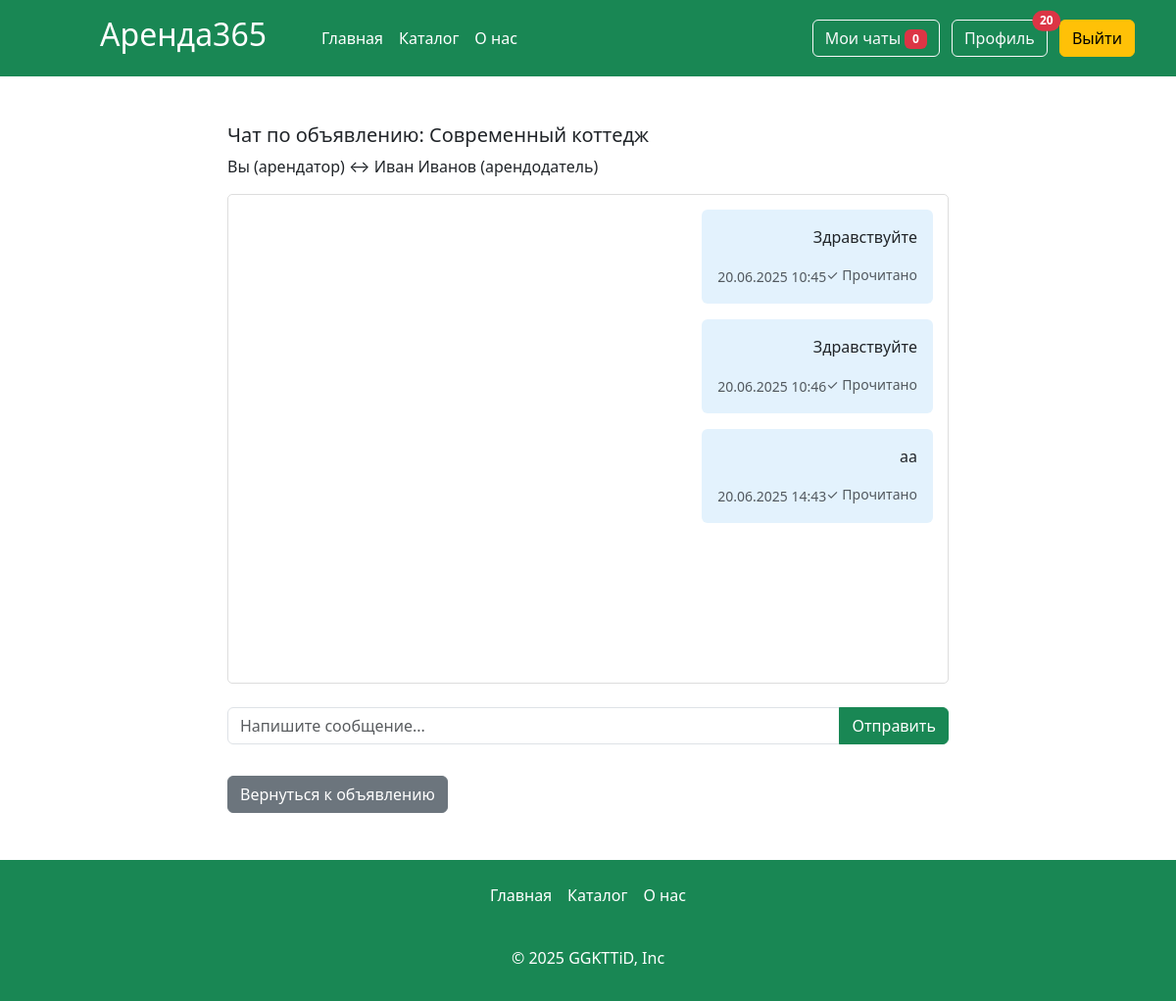
/chat/7/2 (signed in), run on the app's committed database.
### app.py (models this page shows, shortened)
class Articles(db.Model):
    id = db.Column(db.Integer,primary_key=True)
    title = db.Column(db.String(100))
    text = db.Column(db.Text)
    image_name = db.Column(db.String(100))
    category = db.Column(db.String(100))
    price = db.Column(db.Integer)
    floor = db.Column(db.Integer)
    entrance = db.Column(db.Integer)
    type_app = db.Column(db.String(100))
    address= db.Column(db.String(100))
    count_rooms = db.Column(db.Integer)
    hide = db.Column(db.Boolean, default=True)
    created_at = db.Column(db.DateTime, default=datetime.now)
    id_user = db.Column(db.Integer, db.ForeignKey('users.id'))
    orders = db.relationship('Orders', backref='article', lazy=True)
    images = db.relationship('Image', backref='article', lazy=True, cascade="all, delete-orphan")

class Users(db.Model):
    id = db.Column(db.Integer,primary_key=True)
    name = db.Column(db.String(100))
    surname = db.Column(db.String(100))
    email = db.Column(db.String(100), unique=True)
    password = db.Column(db.String(100))
    root = db.Column(db.Integer, default=0)
    avatar = db.Column(db.String(120), default='default.jpg')
    articles = db.relationship('Articles', backref='users', lazy=True)

class Messages(db.Model):
    id = db.Column(db.Integer, primary_key=True)
    content = db.Column(db.Text, nullable=False)
    timestamp = db.Column(db.DateTime, default=datetime.now)
    sender_id = db.Column(db.Integer, db.ForeignKey('users.id'), nullable=False)
    recipient_id = db.Column(db.Integer, db.ForeignKey('users.id'), nullable=False)
    article_id = db.Column(db.Integer, db.ForeignKey('articles.id'), nullable=False)
    is_read = db.Column(db.Boolean, default=False)
    sender = db.relationship('Users', foreign_keys=[sender_id])
    recipient = db.relationship('Users', foreign_keys=[recipient_id])
    article = db.relationship('Articles')

### app.py (the view)
@app.route('/chat/<int:article_id>/<int:recipient_id>')
def chat(article_id, recipient_id):
    current_user = Users.query.filter_by(email=session['name']).first()
    article = Articles.query.get_or_404(article_id)
    recipient = Users.query.get_or_404(recipient_id)
    landlord_id = article.id_user
    if current_user.id == landlord_id:
        tenant_id = recipient_id
        if not Orders.query.filter_by(id_article=article_id, id_user=recipient_id).first():
            abort(403, description="Этот пользователь не арендовал данное жилье")
    else:
        tenant_id = current_user.id
        if not Orders.query.filter_by(id_article=article_id, id_user=current_user.id).first():
            abort(403, description="Вы не арендовали данное жилье")
        if recipient_id != landlord_id:
            abort(403, description="Некорректный собеседник")
    interlocutor = Users.query.get_or_404(recipient_id)
    messages = Messages.query.filter(
        ((Messages.sender_id == current_user.id) & (Messages.recipient_id == recipient_id)) |
        ((Messages.sender_id == recipient_id) & (Messages.recipient_id == current_user.id)),
        Messages.article_id == article_id
    ).order_by(Messages.timestamp.asc()).all()
    for message in messages:
        if message.recipient_id == current_user.id and not message.is_read:
            message.is_read = True
            db.session.commit()
    return render_template('chat.html',
                         messages=messages,
                         article=article,
                         interlocutor=interlocutor,
                         current_user=current_user,
                         is_landlord=current_user.id == landlord_id,recipient=recipient)

### app.py (called while the page is built)
@app.context_processor
def inject_unread_messages():
    if 'name' in session:
        current_user = Users.query.filter_by(email=session['name']).first()
        unread_count = Messages.query.filter_by(recipient_id=current_user.id, is_read=False).count()
        return dict(unread_messages=unread_count)
    return dict(unread_messages=0)

@app.context_processor
def inject_user():
    def get_user_name():
        if 'name' in session:
            return Users.query.filter_by(email=session['name']).first()
    return dict(active_user=get_user_name())

@app.context_processor
def inject_unread_count():
    if 'name' in session:
        user = Users.query.filter_by(email=session['name']).first()
        if user:
            unread_count = Notification.query.filter_by(user_id=user.id, is_read=False).count()
            return dict(unread_notifications=unread_count)
    return dict(unread_notifications=0)

### templates/chat.html (shortened to what this page needs)
{% extends 'base.html' %}
{% block main %}
<main>
    <div class="container my-5">
        <div class="row">
            <div class="col-md-8 mx-auto">
            <div class="chat-header">
                <h5>Чат по объявлению: {{ article.title }}</h5>
                <p>
                    {% if is_landlord %}
                        Вы (арендодатель) ↔ {{ interlocutor.name }} {{ interlocutor.surname }} (арендатор)
                    {% else %}
                        Вы (арендатор) ↔ {{ interlocutor.name }} {{ interlocutor.surname }} (арендодатель)
                    {% endif %}
                </p>
            </div>
                <div class="chat-container mb-4" style="height: 500px; overflow-y: auto; border: 1px solid #ddd; padding: 15px; border-radius: 5px;">
                    {% for message in messages %}
                    <div class="message mb-3 {% if message.sender_id == current_user.id %}text-end{% endif %}">
                        <div class="d-flex {% if message.sender_id == current_user.id %}justify-content-end{% else %}justify-content-start{% endif %}">
                            <div class="message-content p-3 rounded"
                                 style="max-width: 70%;
                                        {% if message.sender_id == current_user.id %}background-color: #e3f2fd;{% else %}background-color: #f5f5f5;{% endif %}">
                                <p>{{ message.content }}</p>
                                <small class="text-muted">{{ message.timestamp.strftime('%d.%m.%Y %H:%M') }}</small>
                                {% if message.sender_id == current_user.id and message.is_read %}
                                <small class="text-muted float-end">✓ Прочитано</small>
                                {% endif %}
                            </div>
                        </div>
                    </div>
                    {% endfor %}
                </div>
                <form method="POST" action="{{ url_for('send_message', article_id=article.id, recipient_id=recipient.id) }}">
                    <div class="input-group mb-3">
                        <input type="text" name="content" class="form-control" placeholder="Напишите сообщение..." required>
                        <button class="btn btn-success" type="submit">Отправить</button>
                    </div>
                </form>
                <a href="{{ url_for('card', id=article.id) }}" class="btn btn-secondary mt-3">Вернуться к объявлению</a>
            </div>
        </div>
    </div>
</main>
{% endblock %}

### static/css/style.css (style rules this page uses)
html { height: 100%; }
body { display: flex; flex-direction: column; height: 100%; background-color: #ffff; border-radius: 30px; }
main { flex: 1 0 auto; }
.chat-container { scroll-behavior: smooth; }
.message-content { word-wrap: break-word; }

### data on the page
Articles: title "Современный коттедж"
Users: name "Иван", surname "Иванов"
Messages: content "Здравствуйте", timestamp "20.06.2025 10:45", is_read "✓ Прочитано"
Messages: content "Здравствуйте", timestamp "20.06.2025 10:46", is_read "✓ Прочитано"
Messages: content "аа", timestamp "20.06.2025 14:43", is_read "✓ Прочитано"

### other printed values
{{ unread_messages }} "0"
{{ unread_notifications }} "20"
